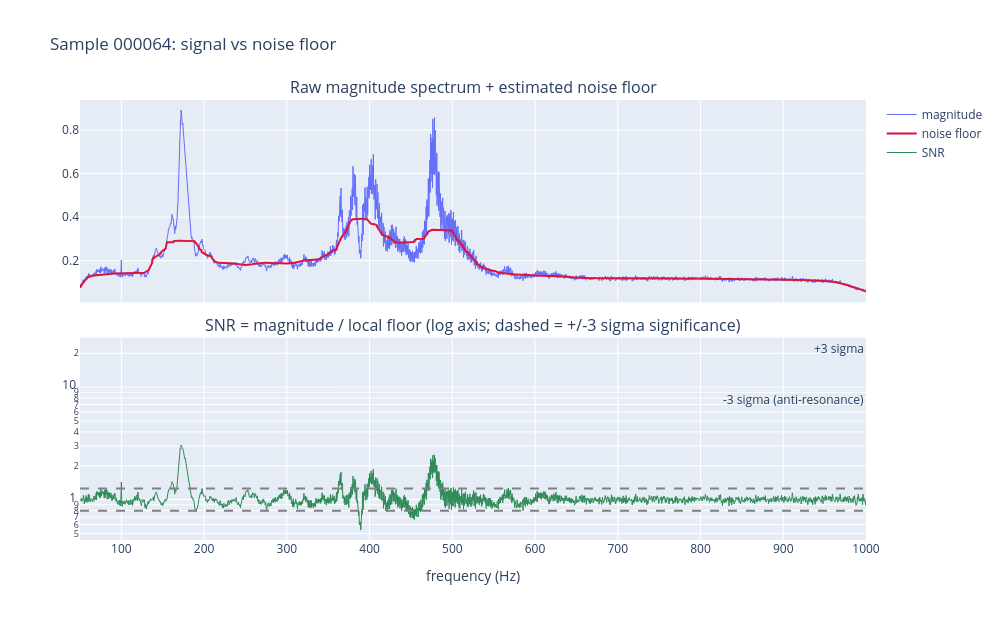

Source (notebook cell):
### Markdown cell above
## 2. Why plain cosine similarity is mostly measuring noise

Before choosing metrics, look at what the spectrum is actually made of. We estimate a
**local noise floor** with a running median (a median is robust: narrow modal peaks don't
drag it up the way a running mean would), then define per-bin SNR = magnitude / floor.

### Code cell
FLOOR = np.array([median_filter(m, size=FLOOR_WINDOW, mode='nearest') for m in MAG])
SNR = MAG / FLOOR

i = 5
snr_i = SNR[i]
n_above = [(snr_i > t).sum() for t in (1.5, 2.0, 3.0)]
print(f'sample {SAMPLE_IDS[i]}: bins with SNR>1.5: {n_above[0]}, >2: {n_above[1]}, >3: {n_above[2]}  (of {F})')

# What fraction of total energy sits in bins that carry no real signal?
frac_energy_in_floor = (np.minimum(MAG, FLOOR).sum(axis=1) / MAG.sum(axis=1)).mean()
print(f'mean fraction of total spectral energy attributable to the noise floor: {frac_energy_in_floor:.1%}')
print(f'mean fraction of bins with SNR>2: {(SNR > 2).mean():.2%}')

# How significant does a bin have to be to count as signal? Derive it from the floor's own
# fluctuation instead of picking a round number. log-SNR is the natural scale (SNR is
# multiplicative), and a MAD-based sigma is robust to the very peaks we are trying to detect.
LOG_SNR = np.log(np.maximum(SNR, 1e-12))
_sigma = 1.4826 * np.median(np.abs(LOG_SNR - np.median(LOG_SNR)))
print(f'\nrobust sigma of log-SNR = {_sigma:.4f}   (skew = '
      f'{((LOG_SNR - np.median(LOG_SNR))**3).mean() / LOG_SNR.std()**3:+.2f}, '
      f'right-skewed => the upper tail is real signal, not symmetric noise)')
for _k in (2, 3, 5, 9):
    _t = np.exp(_k * _sigma)
    print(f'  {_k}-sigma -> SNR >= {_t:.3f}   keeps {(SNR > _t).mean():6.2%} of bins '
          f'(~{(SNR > _t).mean() * F:5.0f} per sample)')
print(f'  ...the old hand-picked SNR>=2.0 threshold was ~{np.log(2.0)/_sigma:.0f} sigma.')

# Anti-resonances are significant too, and the clipped whitener threw all of them away.
_lo = np.exp(-3 * _sigma)
print(f'\nbins >=3 sigma BELOW the floor (anti-resonances): {(SNR < _lo).mean():.2%} '
      f'(~{(SNR < _lo).mean() * F:.0f} per sample) -- discarded entirely by max(snr-1, 0)')

fig = make_subplots(rows=2, cols=1, shared_xaxes=True, vertical_spacing=0.08,
                    subplot_titles=('Raw magnitude spectrum + estimated noise floor',
                                    'SNR = magnitude / local floor (log axis; dashed = +/-3 sigma significance)'))
fig.add_trace(go.Scatter(x=freqs, y=MAG[i], name='magnitude', line=dict(width=1)), row=1, col=1)
fig.add_trace(go.Scatter(x=freqs, y=FLOOR[i], name='noise floor', line=dict(width=2, color='crimson')), row=1, col=1)
fig.add_trace(go.Scatter(x=freqs, y=SNR[i], name='SNR', line=dict(width=1, color='seagreen')), row=2, col=1)
fig.add_hline(y=np.exp(3 * _sigma), line=dict(dash='dash', color='gray'), row=2, col=1,
              annotation_text='+3 sigma')
fig.add_hline(y=np.exp(-3 * _sigma), line=dict(dash='dash', color='gray'), row=2, col=1,
              annotation_text='-3 sigma (anti-resonance)')
fig.update_yaxes(type='log', row=2, col=1)  # log axis: peaks and dips are symmetric here
fig.update_xaxes(title='frequency (Hz)', row=2, col=1)
fig.update_layout(height=620, width=1000, title=f'Sample {SAMPLE_IDS[i]}: signal vs noise floor')
fig.show()

### Figure 1 — Plotly figure (JSON) as saved in the notebook; plotly's stock layout.template omitted (floating-point values rounded to 4 significant figures; data arrays with more than 128 entries replaced by an {"elided": "..."} marker saying what was removed)
{"data": [{"line": {"width": 1}, "name": "magnitude", "type": "scatter", "x": {"elided": "2946 float values"}, "xaxis": "x", "y": {"elided": "2946 float values"}, "yaxis": "y"}, {"line": {"color": "crimson", "width": 2}, "name": "noise floor", "type": "scatter", "x": {"elided": "2946 float values"}, "xaxis": "x", "y": {"elided": "2946 float values"}, "yaxis": "y"}, {"line": {"color": "seagreen", "width": 1}, "name": "SNR", "type": "scatter", "x": {"elided": "2946 float values"}, "xaxis": "x2", "y": {"elided": "2946 float values"}, "yaxis": "y2"}], "layout": {"annotations": [{"font": {"size": 16}, "showarrow": false, "text": "Raw magnitude spectrum + estimated noise floor", "x": 0.5, "xanchor": "center", "xref": "paper", "y": 1.0, "yanchor": "bottom", "yref": "paper"}, {"font": {"size": 16}, "showarrow": false, "text": "SNR = magnitude / local floor (log axis; dashed = +/-3 sigma significance)", "x": 0.5, "xanchor": "center", "xref": "paper", "y": 0.46, "yanchor": "bottom", "yref": "paper"}, {"showarrow": false, "text": "+3 sigma", "x": 1, "xanchor": "right", "xref": "x2 domain", "y": 1.254, "yanchor": "bottom", "yref": "y2"}, {"showarrow": false, "text": "-3 sigma (anti-resonance)", "x": 1, "xanchor": "right", "xref": "x2 domain", "y": 0.7976, "yanchor": "bottom", "yref": "y2"}], "height": 620, "shapes": [{"line": {"color": "gray", "dash": "dash"}, "type": "line", "x0": 0, "x1": 1, "xref": "x2 domain", "y0": 1.254, "y1": 1.254, "yref": "y2"}, {"line": {"color": "gray", "dash": "dash"}, "type": "line", "x0": 0, "x1": 1, "xref": "x2 domain", "y0": 0.7976, "y1": 0.7976, "yref": "y2"}], "title": {"text": "Sample 000064: signal vs noise floor"}, "width": 1000, "xaxis": {"anchor": "y", "domain": [0.0, 1.0], "matches": "x2", "showticklabels": false}, "xaxis2": {"anchor": "y2", "domain": [0.0, 1.0], "title": {"text": "frequency (Hz)"}}, "yaxis": {"anchor": "x", "domain": [0.54, 1.0]}, "yaxis2": {"anchor": "x2", "domain": [0.0, 0.46], "type": "log"}}}
